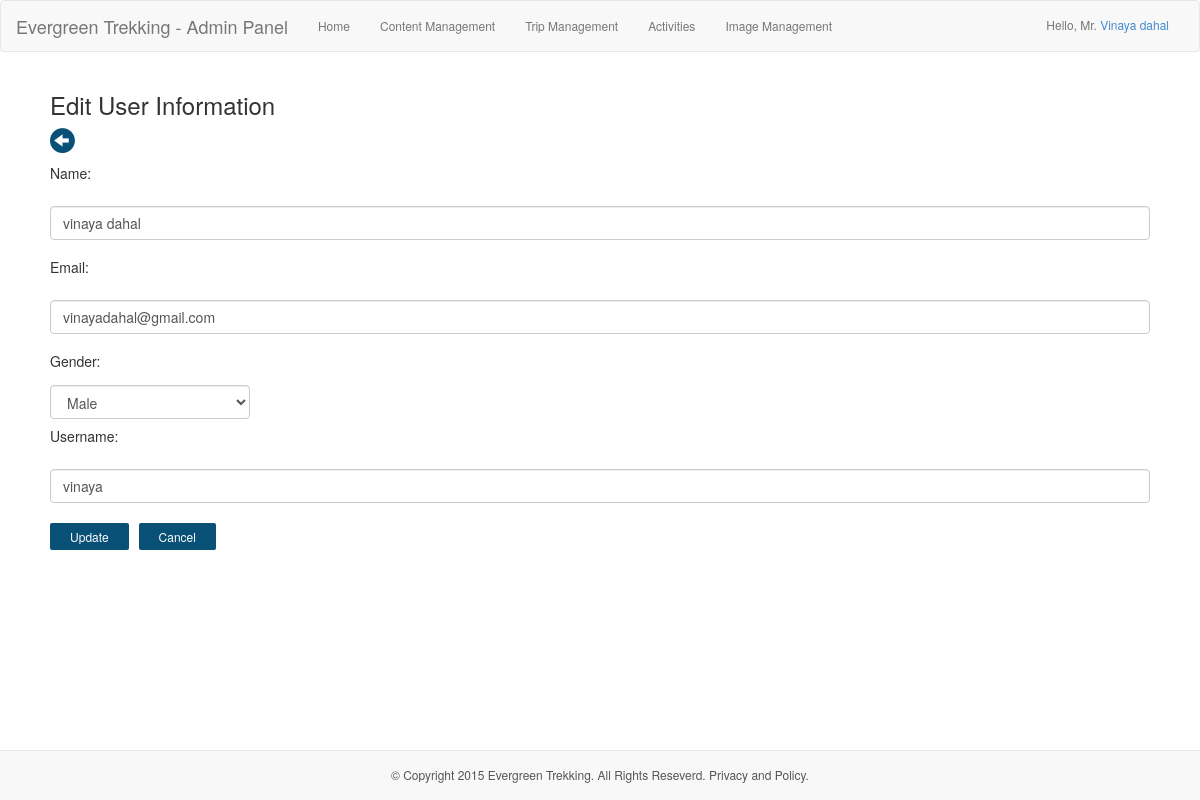
Page /admin/editUser/ (signed in) on the committed database.
### tables this page shows
CREATE TABLE `user` (
  `id` int(11) NOT NULL AUTO_INCREMENT,
  `name` varchar(255) NOT NULL,
  `gender` varchar(255) NOT NULL,
  `email` varchar(255) NOT NULL,
  `username` varchar(255) NOT NULL,
  `password` varchar(255) NOT NULL,
  `role` varchar(255) NOT NULL,
  PRIMARY KEY (`id`)
);

CREATE TABLE `content` (
  `id` int(11) NOT NULL AUTO_INCREMENT,
  `title` varchar(200) NOT NULL,
  `content` mediumtext NOT NULL,
  `desc` text NOT NULL,
  `keyword` varchar(200) NOT NULL,
  `metadata` mediumtext NOT NULL,
  PRIMARY KEY (`id`),
  UNIQUE KEY `type` (`keyword`)
);

### init.php (called while the page is built, shortened)
<?php
require 'model/query_pak.php';
$obj_query = new query();

### model/query_pak.php (called while the page is built, shortened)
<?php
class query {
    private $dbh;
    public function __construct() {
        if (setPersistence == TRUE) {
            $this->dbh = new PDO("mysql:host=" . host . ";dbname=" . database, username, password, array(PDO::ATTR_PERSISTENT => true));
        } elseif (setPersistence == FALSE) {
            $this->dbh = new PDO("mysql:host=" . host . ";dbname=" . database, username, password);
        } else {
            echo 'Persistence must be set to TRUE or FALSE';
            exit();
        }
    }
    function select_single($col, $table, $id, $val) {
        $field = "`" . implode("`,`", $col) . "`";
        if (is_array($id) && is_array($val)) {
            $query = "SELECT " . $field . " FROM `$table` WHERE `$id[0]`=? AND `$id[1]`=?";
            $bind = $this->dbh->prepare($query);
            $bind->bindParam(1, $val[0]);
            $bind->bindParam(2, $val[1]);
            $res = $bind->execute();
            if ($res == true) {
                return($bind->fetch(PDO::FETCH_ASSOC));
            }
        } elseif (!is_array($id) || empty($id) && !is_array($val) || empty($val)) {
            $query = "SELECT " . $field . " FROM `$table` WHERE $id=?";
            $bind = $this->dbh->prepare($query);
            $bind->bindParam(1, $val);
            $res = $bind->execute();
            if ($res == true) {
                return ($bind->fetch(PDO::FETCH_ASSOC));
            }
        }
    }
}

### admin/editUser.php (the view, shortened to what this page needs)
<?php
require '../init.php';
require 'includes/header.php';
?>
<div class = "admin_edit_center">
    <h3>Edit User Information</h3>
    <a href = "<?php echo baseUrl ?>admin/settings/" style = "outline: 0px;" title = "Back"><i class = "glyphicon glyphicon-circle-arrow-left back_btn"></i></a>
    <form method = "POST" action = "<?php echo baseUrl ?>admin/updateUser/" onsubmit="return validate(['name', 'email', 'gender', 'username'])">
        <label for = "name"><h5>Name:</h5></label> <input id = "name" type = "text" class = "form-control admin_editBox_override" name = "name" value="<?php echo $name; ?>"/>
        <label for = "email"><h5>Email:</h5></label> <input id = "email" type = "text" class = "form-control admin_editBox_override" name = "email" value="<?php echo $email; ?>"/>
        <label for = "gender"><h5>Gender:</h5></label>
        <select class="form-control selectOverride" name="gender" id="gender">
            <?php if ($gender == 'Male' || $gender == 'male') { ?>
                <option selected="selected" value="<?php echo $gender; ?>"><?php echo $gender; ?></option>
            <?php } else { ?>
                <option selected="selected" value="<?php echo $gender; ?>"><?php echo $gender; ?></option>
                <option value="Male">Male</option>
            <?php } ?>
        </select>
        <label for="username"><h5>Username:</h5></label> <input id="username" type="text" class="form-control admin_editBox_override" name="username" value="<?php echo $username; ?>"/>
        <input type="submit" value="Update" class="admin_edit_btn" />
    </form>
    <a href = "<?php echo baseUrl ?>admin/settings/"><button class="admin_edit_btn">Cancel</button></a>
</div>
<?php
require 'includes/footer.php';

### admin/includes/header.php (shortened to what this page needs)
<?php
$segments = explode('/', $_SERVER['REQUEST_URI']);
$page = $segments[count($segments) - 2];
if (empty($title)) {
    if (empty($page)) {
        $title = 'Home';
    } else {
        $title = ucfirst($page);
    }
}
if (!empty($_SESSION['id'])) {
    $col = array('username', 'password', 'name', 'gender', 'email', 'role');
    $id = 'id';
    $val = $_SESSION['id'];
    $userData = $obj_query->select_single($col, 'user', $id, $val);
    $username = $userData['username'];
    $name = $userData['name'];
    $gender = $userData['gender'];
    $email = $userData['email'];
}
?>
<!DOCTYPE html>
<html>
    <head>
        <link href="<?php echo baseUrl; ?>css/baseStyle.css" type="text/css" rel="stylesheet" />
        <link href="<?php echo baseUrl; ?>css/adminStyle.css" type="text/css" rel="stylesheet" />
    </head>
    <body <?php
    if (!empty($_SESSION['status']) && $_SESSION['status'] == 'ok') {
        echo 'onload="show_flash(\'success\');"';
    } elseif (!empty($_SESSION['status']) && $_SESSION['status'] == 'error') {
        echo 'onload="show_flash(\'failed\');"';
    }
    ?>>
            <?php
            if ($title != 'Login') {
                ?>
            <nav class="navbar navbar-default" style="margin: 0px" role="navigation">
                <div class="container-fluid">
                    <div class="navbar-header">
                        <a class="navbar-brand" href="<?php echo baseUrl; ?>admin/home">Evergreen Trekking - Admin Panel</a>
                    </div>
                    <div class="collapse navbar-collapse" id="bs-example-navbar-collapse-1">
                        <ul class="nav navbar-nav">
                            <li><a href="<?php echo baseUrl; ?>admin/home/" style="outline: 0px;">Home</a></li>
                            <li><a href="<?php echo baseUrl; ?>admin/contentManagement/" style="outline: 0px;">Content Management</a></li>
                            <li><a href="<?php echo baseUrl; ?>admin/tripManagement/1/" style="outline: 0px;">Trip Management</a></li>
                            <li><a href="<?php echo baseUrl; ?>admin/activities/1/" style="outline: 0px;">Activities</a></li>
                            <li><a href="<?php echo baseUrl; ?>admin/images/" style="outline: 0px;">Image Management</a></li>
                        </ul>
                        <span class="nav_user_info">Hello,
                            <?php
                            if ($gender == 'male' || $gender == 'Male') {
                                echo 'Mr. ';
                            } else {
                                echo 'Ms. ';
                            }
                            ?>
                            <a href="javascript:void(0);" id="name_link"><?php echo ucfirst($name); ?></a></span>
                    </div>
                </div>
            </nav>
            <?php
        }

### admin/includes/footer.php (shortened to what this page needs)
<?php
$col = array('content');
$id = 'keyword';
$val = 'copyright';
$res = $obj_query->select_single($col, 'content', $id, $val);
if (empty($res)) {
    $copyright = 'No data can be recieved.';
} else {
    $copyright = $res['content'];
}
?>
<nav class="<?php
if ($page == 'addContent' || $page == 'addTrip' || $title == 'TripManagement' || $title == 'EditInfo' || $title == 'EditTrip' || $title == 'AddTeam' || $title == 'EditTeam' || $title == 'EditSlider' || $title == 'ClientReview' || $title == 'EditReview' || !empty($footerName)) {
    echo 'footerNormal';
} else {
    echo 'navbar navbar-default navbar-fixed-bottom';
}
?>" style="z-index:0;" id="footerAdmin">
    <div class="footer_center">
        <?php
        if (!empty($copyright)) {
            echo $copyright;
        }
        ?>
    </div>
</nav>
</body>
</html>

### css/adminStyle.css (style rules this page uses)
* { padding:0; }
body { background:#fff; font-size:12px; }
.nav_user_info { color:#777; float:right; margin-top:15px; }
.selectOverride { width:200px; }
.admin_edit_center { margin:20px auto; width:1100px; display:table; }
.back_btn { color:#095077; font-size:25px; }
.admin_editBox_override { margin:10px 0; }
.admin_edit_btn { float:left; margin:10px 10px 10px 0; border:none; background:#095077; color:#fff; padding:5px 20px; border-radius:2px; display:table-cell; }
.footer_center { color:#555; margin-top:15px; text-align:center; }
.navbar-fixed-bottom { position:absolute; }

### rows in the picture
user: name "Vinaya dahal", name "vinaya dahal", email "vinayadahal@gmail.com", gender "Male", username "vinaya"
content: content "© Copyright 2015 Evergreen Trekking. All Rights Reseverd. Privacy and Policy."
